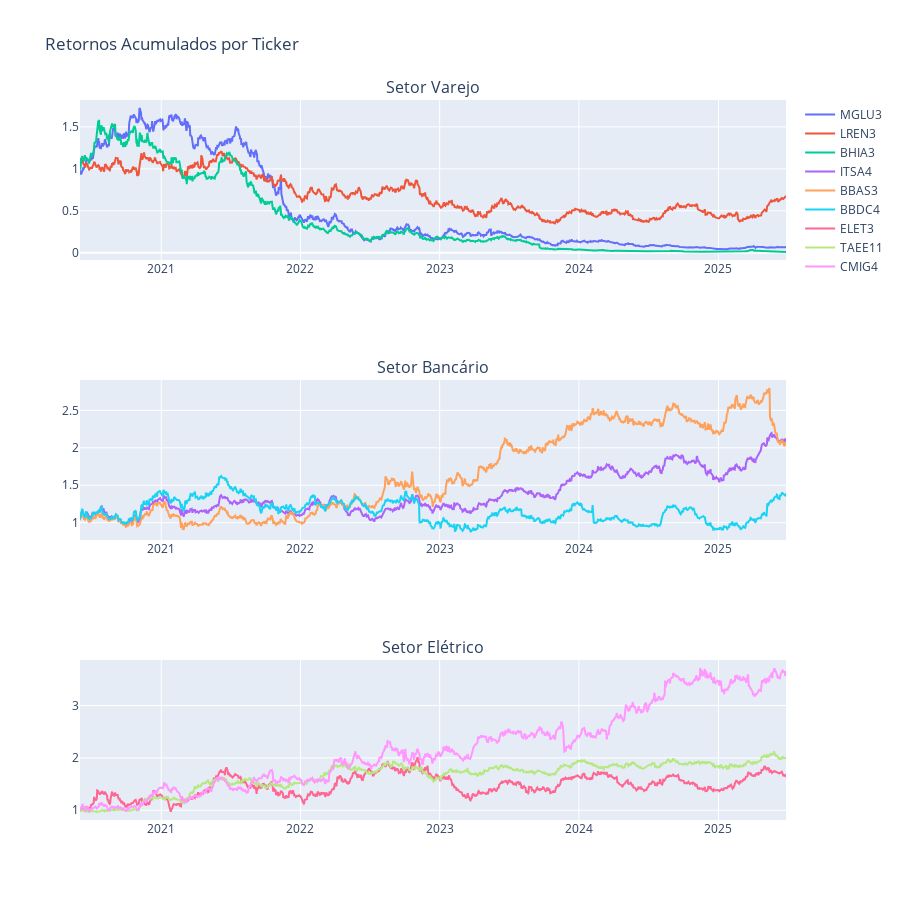

The cell this chart's notebook holds for it:
### Code cell
fig2 = make_subplots(rows=3, cols=1, subplot_titles=('Setor Varejo', 'Setor Bancário', 'Setor Elétrico'))

# Varejo
fig2.add_trace(go.Scatter(x=retornos_acum_tickers.index, y=retornos_acum_tickers['MGLU3'],
                         mode='lines', name='MGLU3'), row=1, col=1)
fig2.add_trace(go.Scatter(x=retornos_acum_tickers.index, y=retornos_acum_tickers['LREN3'],
                         mode='lines', name='LREN3'), row=1, col=1)
fig2.add_trace(go.Scatter(x=retornos_acum_tickers.index, y=retornos_acum_tickers['BHIA3'],
                         mode='lines', name='BHIA3'), row=1, col=1)

# Bancos
fig2.add_trace(go.Scatter(x=retornos_acum_tickers.index, y=retornos_acum_tickers['ITSA4'],
                         mode='lines', name='ITSA4'), row=2, col=1)
fig2.add_trace(go.Scatter(x=retornos_acum_tickers.index, y=retornos_acum_tickers['BBAS3'],
                         mode='lines', name='BBAS3'), row=2, col=1)
fig2.add_trace(go.Scatter(x=retornos_acum_tickers.index, y=retornos_acum_tickers['BBDC4'],
                         mode='lines', name='BBDC4'), row=2, col=1)

# Elétrico
fig2.add_trace(go.Scatter(x=retornos_acum_tickers.index, y=retornos_acum_tickers['ELET3'],
                         mode='lines', name='ELET3'), row=3, col=1)
fig2.add_trace(go.Scatter(x=retornos_acum_tickers.index, y=retornos_acum_tickers['TAEE11'],
                         mode='lines', name='TAEE11'), row=3, col=1)
fig2.add_trace(go.Scatter(x=retornos_acum_tickers.index, y=retornos_acum_tickers['CMIG4'],
                         mode='lines', name='CMIG4'), row=3, col=1)

fig2.update_layout(height=900, title_text="Retornos Acumulados por Ticker")
fig2.show()

### Figure 1 — Plotly figure (JSON) as saved in the notebook; plotly's stock layout.template omitted (floating-point values rounded to 4 significant figures; data arrays with more than 128 entries replaced by an {"elided": "..."} marker saying what was removed)
{"data": [{"mode": "lines", "name": "MGLU3", "type": "scatter", "x": {"elided": "1262 str values"}, "xaxis": "x", "y": {"elided": "1262 float values"}, "yaxis": "y"}, {"mode": "lines", "name": "LREN3", "type": "scatter", "x": {"elided": "1262 str values"}, "xaxis": "x", "y": {"elided": "1262 float values"}, "yaxis": "y"}, {"mode": "lines", "name": "BHIA3", "type": "scatter", "x": {"elided": "1262 str values"}, "xaxis": "x", "y": {"elided": "1262 float values"}, "yaxis": "y"}, {"mode": "lines", "name": "ITSA4", "type": "scatter", "x": {"elided": "1262 str values"}, "xaxis": "x2", "y": {"elided": "1262 float values"}, "yaxis": "y2"}, {"mode": "lines", "name": "BBAS3", "type": "scatter", "x": {"elided": "1262 str values"}, "xaxis": "x2", "y": {"elided": "1262 float values"}, "yaxis": "y2"}, {"mode": "lines", "name": "BBDC4", "type": "scatter", "x": {"elided": "1262 str values"}, "xaxis": "x2", "y": {"elided": "1262 float values"}, "yaxis": "y2"}, {"mode": "lines", "name": "ELET3", "type": "scatter", "x": {"elided": "1262 str values"}, "xaxis": "x3", "y": {"elided": "1262 float values"}, "yaxis": "y3"}, {"mode": "lines", "name": "TAEE11", "type": "scatter", "x": {"elided": "1262 str values"}, "xaxis": "x3", "y": {"elided": "1262 float values"}, "yaxis": "y3"}, {"mode": "lines", "name": "CMIG4", "type": "scatter", "x": {"elided": "1262 str values"}, "xaxis": "x3", "y": {"elided": "1262 float values"}, "yaxis": "y3"}], "layout": {"annotations": [{"font": {"size": 16}, "showarrow": false, "text": "Setor Varejo", "x": 0.5, "xanchor": "center", "xref": "paper", "y": 1, "yanchor": "bottom", "yref": "paper"}, {"font": {"size": 16}, "showarrow": false, "text": "Setor Bancário", "x": 0.5, "xanchor": "center", "xref": "paper", "y": 0.6111, "yanchor": "bottom", "yref": "paper"}, {"font": {"size": 16}, "showarrow": false, "text": "Setor Elétrico", "x": 0.5, "xanchor": "center", "xref": "paper", "y": 0.2222, "yanchor": "bottom", "yref": "paper"}], "height": 900, "title": {"text": "Retornos Acumulados por Ticker"}, "xaxis": {"anchor": "y", "domain": [0, 1]}, "xaxis2": {"anchor": "y2", "domain": [0, 1]}, "xaxis3": {"anchor": "y3", "domain": [0, 1]}, "yaxis": {"anchor": "x", "domain": [0.7778, 1]}, "yaxis2": {"anchor": "x2", "domain": [0.3889, 0.6111]}, "yaxis3": {"anchor": "x3", "domain": [0, 0.2222]}}}
